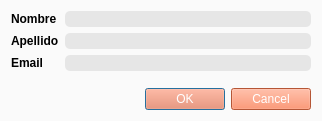
<?xml version="1.0" encoding="UTF-8"?>
<ui version="4.0">
 <class>Dialog</class>
 <widget class="QDialog" name="Dialog">
  <property name="geometry">
   <rect>
    <x>0</x>
    <y>0</y>
    <width>322</width>
    <height>121</height>
   </rect>
  </property>
  <property name="windowTitle">
   <string>Login</string>
  </property>
  <property name="styleSheet">
   <string notr="true">background-color: rgb(250, 250, 250);</string>
  </property>
  <layout class="QVBoxLayout" name="verticalLayout">
   <item>
    <layout class="QFormLayout" name="formLayout">
     <item row="0" column="0">
      <widget class="QLabel" name="label">
       <property name="font">
        <font>
         <weight>75</weight>
         <bold>true</bold>
        </font>
       </property>
       <property name="text">
        <string>Nombre</string>
       </property>
      </widget>
     </item>
     <item row="0" column="1">
      <widget class="QLineEdit" name="nombre">
       <property name="styleSheet">
        <string notr="true">border-radius: 5; background-color:rgb(230,230,230);</string>
       </property>
       <property name="text">
        <string/>
       </property>
      </widget>
     </item>
     <item row="1" column="0">
      <widget class="QLabel" name="label_2">
       <property name="font">
        <font>
         <weight>75</weight>
         <bold>true</bold>
        </font>
       </property>
       <property name="text">
        <string>Apellido</string>
       </property>
      </widget>
     </item>
     <item row="1" column="1">
      <widget class="QLineEdit" name="apellido">
       <property name="styleSheet">
        <string notr="true">border-radius: 5; background-color:rgb(230,230,230);</string>
       </property>
      </widget>
     </item>
     <item row="2" column="0">
      <widget class="QLabel" name="label_3">
       <property name="font">
        <font>
         <weight>75</weight>
         <bold>true</bold>
        </font>
       </property>
       <property name="text">
        <string>Email</string>
       </property>
      </widget>
     </item>
     <item row="2" column="1">
      <widget class="QLineEdit" name="email">
       <property name="styleSheet">
        <string notr="true">border-radius: 5; background-color:rgb(230,230,230);</string>
       </property>
      </widget>
     </item>
    </layout>
   </item>
   <item>
    <widget class="QDialogButtonBox" name="buttonBox">
     <property name="font">
      <font>
       <weight>50</weight>
       <bold>false</bold>
       <kerning>true</kerning>
      </font>
     </property>
     <property name="styleSheet">
      <string notr="true">background-color:rgb(254, 120, 75);
color:white
</string>
     </property>
     <property name="orientation">
      <enum>Qt::Horizontal</enum>
     </property>
     <property name="standardButtons">
      <set>QDialogButtonBox::Cancel|QDialogButtonBox::Ok</set>
     </property>
    </widget>
   </item>
  </layout>
 </widget>
 <resources/>
 <connections>
  <connection>
   <sender>buttonBox</sender>
   <signal>accepted()</signal>
   <receiver>Dialog</receiver>
   <slot>accept()</slot>
   <hints>
    <hint type="sourcelabel">
     <x>248</x>
     <y>254</y>
    </hint>
    <hint type="destinationlabel">
     <x>157</x>
     <y>274</y>
    </hint>
   </hints>
  </connection>
  <connection>
   <sender>buttonBox</sender>
   <signal>rejected()</signal>
   <receiver>Dialog</receiver>
   <slot>reject()</slot>
   <hints>
    <hint type="sourcelabel">
     <x>316</x>
     <y>260</y>
    </hint>
    <hint type="destinationlabel">
     <x>286</x>
     <y>274</y>
    </hint>
   </hints>
  </connection>
 </connections>
</ui>
